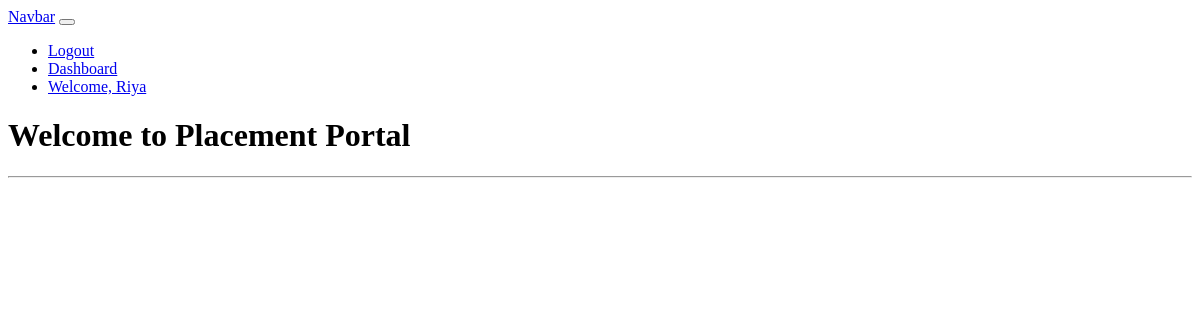
Page /Students (signed in) on the earlier database version.
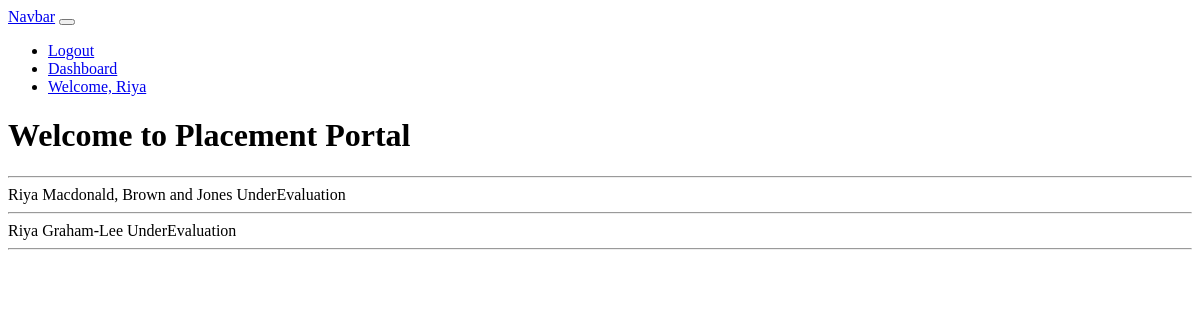
Same page on the later database version.
### placementapp/models.py (models this page shows, shortened)
class User(AbstractUser):
    USER_TYPE_CHOICES = (
    (1, 'student'),
    (2, 'placementOfficer'),
    (3, 'Company'),
    (4, 'Mentor'),
    (5, 'admin'),
    )
    user_type = models.PositiveSmallIntegerField(choices=USER_TYPE_CHOICES,default=2)
    verified=models.BooleanField(default=False)

class Applied(models.Model):
    Status_Choices=[('S','Selected'),('ENR','EligibleForNextRound'),('R','Rejected'),('UE','UnderEvaluation'),]
    Student=models.ForeignKey(to=Student,on_delete=models.CASCADE)
    Position=models.ForeignKey(to=Position,on_delete=models.CASCADE)
    Status=models.CharField(max_length=30,choices=Status_Choices,default='UnderEvaluation')
    Time=models.DateTimeField(verbose_name='applied at',auto_now_add=True,)
    Description=models.TextField(verbose_name='Info About Next Roumd',null=True,blank=True)
    FinalOffer=models.ForeignKey(to=Offers,on_delete=models.SET_NULL,null=True,blank=True)
    def __str__(self):
        return f"{self.Student} {self.Position} {self.Status}"

class Student(models.Model):
    user=models.OneToOneField(to=User,on_delete=models.CASCADE,primary_key=True)
    enrollment_no=models.CharField(max_length=12)
    first_name=models.CharField(max_length=30)
    last_name=models.CharField(max_length=30)
    Gender_Choices=[('M','MALE'),
    ('F','FEMALE'),
    ('O','OTHERS'),
    ]
    gender=models.CharField(choices=Gender_Choices,null=True,max_length=10,)
    Email=models.EmailField(null=False,blank=False)
    Mobile_No=models.PositiveBigIntegerField(null=False,blank=False)
    School10=models.ForeignKey(to=School,null=True,on_delete=models.SET_NULL,related_name='SchoolX')
    School12=models.ForeignKey(to=School,null=True,on_delete=models.SET_NULL,related_name='SchoolXII')
    Score10=models.DecimalField(max_digits=4,decimal_places=2,null=True,blank=True)
    Score12=models.DecimalField(max_digits=4,decimal_places=2,null=True,blank=True)
    JeePercentile=models.DecimalField(max_digits=4,decimal_places=2,null=True,blank=True)
    Branch=models.ForeignKey(to=BranchDS,on_delete=models.SET_NULL,null=True)
    Aim=models.TextField(null=True,blank=True,)
    Objective=models.TextField(null=True,blank=True,)
    Mission=models.TextField(null=True,blank=True,)
    Vision=models.TextField(null=True,blank=True,)
    mentor=models.ForeignKey(to=Mentor,on_delete=models.SET_NULL,null=True,blank=True)
    PlacementCell=models.ForeignKey(to=PlacementCell,null=True,blank=True,on_delete=models.SET_NULL)
    AppliedPositions=models.ManyToManyField(to=Position,through='Applied')
    def __str__(self):
        return f"{self.enrollment_no} "

class Position(models.Model):
    Company=models.ForeignKey(to=Company,on_delete=models.CASCADE)
    minCTC=models.SmallIntegerField(verbose_name='Minimum CTC in Lakhs')
    maxCTC=models.SmallIntegerField(verbose_name='Maximum CTC in Lakhs')
    Description=models.TextField(verbose_name='Roles and Responsibility')
    branch=models.ManyToManyField(to=BranchDS,)
    minScore10=models.DecimalField(max_digits=4,decimal_places=2,default=0.00)
    minScore12=models.DecimalField(max_digits=4,decimal_places=2,default=0.00)
    minJeePercentile=models.DecimalField(max_digits=4,decimal_places=2,default=0.00)
    def __str__(self):
        return f"{self.Company}"

class Company(models.Model):
    user=models.OneToOneField(to=User,on_delete=models.CASCADE,primary_key=True)
    Name=models.CharField(max_length=60)
    Description=models.TextField()
    MCA=models.CharField(verbose_name='MCA ID',max_length=50)
    Type=models.CharField(verbose_name='Company Type',max_length=70)
    revenue=models.BigIntegerField(verbose_name='Latest 1 year Revenue')
    def __str__(self):
        return f"{self.Name}"

### placementapp/views.py (the view)
# urls.py: path('Students',views.ListOfStudentCompany),
def ListOfStudentCompany(request):
    applied=getStudentApplied(request)
    return render(request,'placementapp/position.html',{'dataset':applied})

### placementapp/views.py (called while the page is built)
def getStudentApplied(request):
    varuser=request.user
    applied=None
    if varuser.is_authenticated and varuser.verified :
        if varuser.user_type==3:
            comp=Company.objects.get(user=varuser)
            applied=Applied.objects.filter(Position__Company=comp)
            return applied
        elif varuser.user_type==1:
            stu=Student.objects.get(user=varuser)
            applied=Applied.objects.filter(Student=stu)
        elif varuser.user_type==2:
            applied=Applied.objects.all().order_by('Time')
        return applied
    return applied

### placementapp/templates/placementapp/position.html (shortened to what this page needs)
{% extends 'base.html' %}
{% block content %}
<!DOCTYPE html>
<html lang="en">
<head>
</head>
<body>
    {% for data in dataset %}
{{data}}
<hr>
{% endfor %}
</body>
</html>
{% endblock %}

### placementapp/templates/base.html (shortened to what this page needs)
<nav class="navbar navbar-expand-lg navbar-light bg-light">
    <a class="navbar-brand" href="#">Navbar</a>
    <button class="navbar-toggler" type="button" data-toggle="collapse" data-target="#navbarText" aria-controls="navbarText" aria-expanded="false" aria-label="Toggle navigation">
    </button>
    <div class="collapse navbar-collapse" id="navbarText">
      <ul class="navbar-nav mr-auto">
        {% if user.is_authenticated %}
        <li class="nav-item">
          <a class="nav-link" href="/logout">Logout</a>
        </li>
        <li class="nav-item">
          <a class="nav-link" href="/Dashboard">Dashboard</a>
        </li>
        <li class="nav-item">
          <a class="nav-link" href="#">Welcome, {{user.username}}</a>
        </li>
        {% else %}
        <li class="nav-item">
          <a class="nav-link" href="/login">Login</a>
        </li>
        {% endif %}
      </ul>
    </div>
  </nav>
<h1>Welcome to Placement Portal</h1>
<hr>
{% block content %}
{% endblock %}

Differences in the rows shown:
now on this page (row unchanged): Applied: Student+Position+Status "Riya Macdonald, Brown and Jones UnderEvaluation"
added Applied: Student+Position+Status "Riya Graham-Lee UnderEvaluation"
